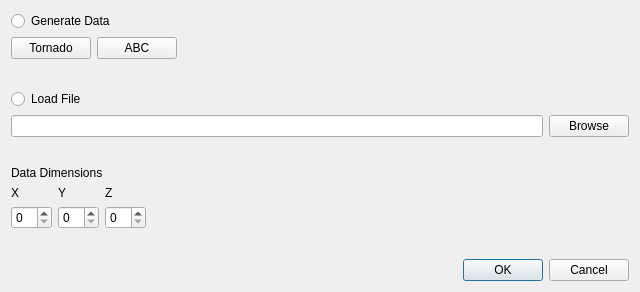
<?xml version="1.0" encoding="UTF-8"?>
<ui version="4.0">
 <class>Dialog</class>
 <widget class="QDialog" name="Dialog">
  <property name="geometry">
   <rect>
    <x>0</x>
    <y>0</y>
    <width>640</width>
    <height>292</height>
   </rect>
  </property>
  <property name="sizePolicy">
   <sizepolicy hsizetype="Expanding" vsizetype="Preferred">
    <horstretch>0</horstretch>
    <verstretch>0</verstretch>
   </sizepolicy>
  </property>
  <property name="windowTitle">
   <string>Dialog</string>
  </property>
  <layout class="QVBoxLayout" name="verticalLayout_4">
   <item>
    <widget class="QRadioButton" name="radioButton">
     <property name="sizePolicy">
      <sizepolicy hsizetype="Expanding" vsizetype="Fixed">
       <horstretch>0</horstretch>
       <verstretch>0</verstretch>
      </sizepolicy>
     </property>
     <property name="text">
      <string>Generate Data</string>
     </property>
    </widget>
   </item>
   <item>
    <layout class="QHBoxLayout" name="horizontalLayout_6">
     <item>
      <widget class="QPushButton" name="pushButton_3">
       <property name="text">
        <string>Tornado</string>
       </property>
      </widget>
     </item>
     <item>
      <widget class="QPushButton" name="pushButton_2">
       <property name="text">
        <string>ABC</string>
       </property>
      </widget>
     </item>
     <item>
      <spacer name="horizontalSpacer_2">
       <property name="orientation">
        <enum>Qt::Horizontal</enum>
       </property>
       <property name="sizeHint" stdset="0">
        <size>
         <width>40</width>
         <height>20</height>
        </size>
       </property>
      </spacer>
     </item>
    </layout>
   </item>
   <item>
    <spacer name="verticalSpacer_2">
     <property name="orientation">
      <enum>Qt::Vertical</enum>
     </property>
     <property name="sizeHint" stdset="0">
      <size>
       <width>20</width>
       <height>40</height>
      </size>
     </property>
    </spacer>
   </item>
   <item>
    <widget class="QRadioButton" name="radioButton_2">
     <property name="text">
      <string>Load File</string>
     </property>
    </widget>
   </item>
   <item>
    <layout class="QHBoxLayout" name="horizontalLayout_4">
     <item>
      <widget class="QLineEdit" name="lineEdit"/>
     </item>
     <item>
      <widget class="QPushButton" name="pushButton">
       <property name="text">
        <string>Browse</string>
       </property>
      </widget>
     </item>
    </layout>
   </item>
   <item>
    <spacer name="verticalSpacer_3">
     <property name="orientation">
      <enum>Qt::Vertical</enum>
     </property>
     <property name="sizeHint" stdset="0">
      <size>
       <width>20</width>
       <height>40</height>
      </size>
     </property>
    </spacer>
   </item>
   <item>
    <widget class="QLabel" name="label">
     <property name="sizePolicy">
      <sizepolicy hsizetype="Expanding" vsizetype="Preferred">
       <horstretch>0</horstretch>
       <verstretch>0</verstretch>
      </sizepolicy>
     </property>
     <property name="text">
      <string>Data Dimensions</string>
     </property>
    </widget>
   </item>
   <item>
    <layout class="QHBoxLayout" name="horizontalLayout_3">
     <item>
      <layout class="QVBoxLayout" name="verticalLayout">
       <item>
        <widget class="QLabel" name="label_2">
         <property name="text">
          <string>X</string>
         </property>
        </widget>
       </item>
       <item>
        <widget class="QSpinBox" name="spinBox"/>
       </item>
      </layout>
     </item>
     <item>
      <layout class="QVBoxLayout" name="verticalLayout_3">
       <item>
        <widget class="QLabel" name="label_3">
         <property name="text">
          <string>Y</string>
         </property>
        </widget>
       </item>
       <item>
        <widget class="QSpinBox" name="spinBox_2"/>
       </item>
      </layout>
     </item>
     <item>
      <layout class="QVBoxLayout" name="verticalLayout_2">
       <item>
        <widget class="QLabel" name="label_4">
         <property name="text">
          <string>Z</string>
         </property>
        </widget>
       </item>
       <item>
        <widget class="QSpinBox" name="Z"/>
       </item>
      </layout>
     </item>
     <item>
      <spacer name="horizontalSpacer_3">
       <property name="orientation">
        <enum>Qt::Horizontal</enum>
       </property>
       <property name="sizeHint" stdset="0">
        <size>
         <width>40</width>
         <height>20</height>
        </size>
       </property>
      </spacer>
     </item>
    </layout>
   </item>
   <item>
    <spacer name="verticalSpacer">
     <property name="orientation">
      <enum>Qt::Vertical</enum>
     </property>
     <property name="sizeHint" stdset="0">
      <size>
       <width>20</width>
       <height>40</height>
      </size>
     </property>
    </spacer>
   </item>
   <item>
    <layout class="QHBoxLayout" name="horizontalLayout_5">
     <item>
      <spacer name="horizontalSpacer">
       <property name="orientation">
        <enum>Qt::Horizontal</enum>
       </property>
       <property name="sizeHint" stdset="0">
        <size>
         <width>40</width>
         <height>20</height>
        </size>
       </property>
      </spacer>
     </item>
     <item>
      <widget class="QDialogButtonBox" name="buttonBox_2">
       <property name="standardButtons">
        <set>QDialogButtonBox::Cancel|QDialogButtonBox::Ok</set>
       </property>
      </widget>
     </item>
    </layout>
   </item>
  </layout>
 </widget>
 <resources/>
 <connections/>
</ui>
